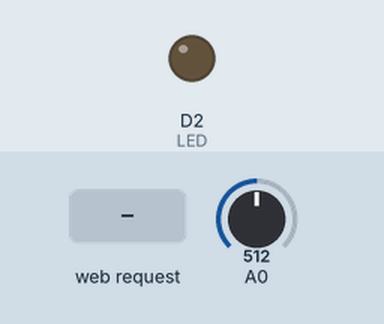
The sketch below on a simulated ESP8266 (NodeMCU). Parts: output pins drawn as LEDs (lit = HIGH). Inputs (shaded band) come from the test bench; at power-on: A0 = 512. WiFi joins after 1.5 s; servers stay silent unless stated; what the sketch prints to the serial monitor is not drawn.

Above: at 5.7 s.
5.8 s: HTTP request GET /ON received
At 7.0 s:
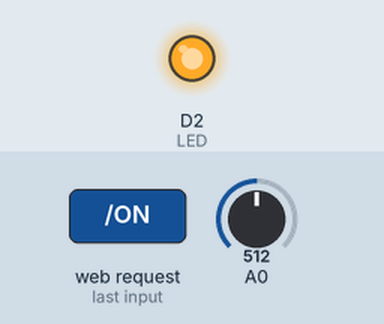
7.3 s: HTTP request GET /OFF received
At 8.3 s:
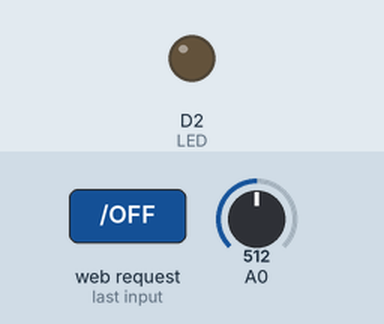
Timing chart, 0 to 10.3 s (numbered marks = the images above; inputs shaded):
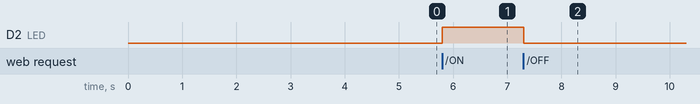

Measured:
- after the input at 5.8 s, D2 (LED): LOW → HIGH at once
- after the input at 7.3 s, D2 (LED): HIGH → LOW at once

The sketch:

GALILEO_Client.ino
```cpp
/////////////////////////////////
// Generated with a lot of love//
// with TUNIOT FOR ESP8266     //
// Website: Easycoding.tn      //
/////////////////////////////////
#include <ESP8266WiFi.h>
String  i;
WiFiServer server(80);
#define LED D2

void setup()
{
  pinMode(LED, OUTPUT);

  i = "";
  Serial.begin(9600);
  WiFi.disconnect();
  delay(3000);
  WiFi.begin("ETPIEvoAirmalupet","tarima1521");
  Serial.println("Connecting to Wifi");
  while ((!(WiFi.status() == WL_CONNECTED))){
    delay(300);
    Serial.println("...");

  }Serial.println("I am Connected");
    Serial.println((WiFi.localIP()));
    server.begin();


}


void loop(){

    WiFiClient client = server.available();
    if (!client) { return; }
    while(!client.available()){  delay(1); }
    i = (client.readStringUntil('\r'));
    i.remove(0, 5);
    i.remove(i.length()-9,9);


    client.println("HTTP/1.1 200 OK");
    client.println("Content-Type: text/html");
    client.println("");
    client.println(analogRead(A0));
    client.stop();
    delay(1);

  if (i == "ON") {
      digitalWrite(LED,HIGH);
      client.println("HTTP/1.1 200 OK");
      client.println("Content-Type: text/html");
      client.println("");
      client.println("LED is ON");
      client.stop();
      delay(1);

    }
    if (i == "OFF") {
      digitalWrite(LED,LOW);
      client.println("HTTP/1.1 200 OK");
      client.println("Content-Type: text/html");
      client.println("");
      client.println("LED is OFF");
      client.stop();
      delay(1);
    }

}
```
